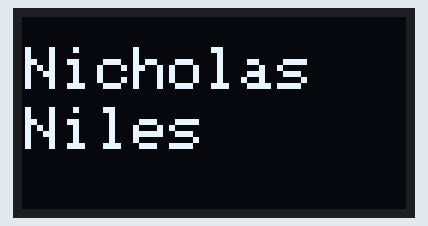
This sketch was run on a simulated Arduino Uno, built with avr-gcc and run on an emulated ATmega328P. Shown: 128×64 one-colour display.

Above: at 2.1 s.

Measured:
- what the display in image 0 shows lasts 2.0 s, from 2.1 s to 4.1 s

The sketch:

Code.ino
```cpp
#include <Wire.h>
#include <Adafruit_GFX.h>
#include <Adafruit_SSD1306.h>

#define SCREEN_WIDTH 128 // OLED display width, in pixels
#define SCREEN_HEIGHT 64 // OLED display height, in pixels


//Variables
int chk;
float hum;  //Stores humidity value
float temp; //Stores temperature value

// Declaration for an SSD1306 display connected to I2C (SDA, SCL pins)
Adafruit_SSD1306 display(SCREEN_WIDTH, SCREEN_HEIGHT, &Wire, -1);

void setup() {
  Serial.begin(9600);

  if(!display.begin(SSD1306_SWITCHCAPVCC, 0x3C)) { // Address 0x3D for 128x64
    Serial.println(F("SSD1306 allocation failed"));
    for(;;);
  }
  delay(2000);
  display.clearDisplay();

  display.setTextSize(2);
  display.setTextColor(WHITE);
  display.setCursor(1, 10);
  // Display static text
  display.println("Nicholas");

  display.setTextSize(2);
  display.setTextColor(WHITE);
  display.setCursor(1, 30);
  // Display static text
  display.println("Niles");
  display.display();
  delay(2000);
}

void loop()
{
    //Read data and store it to variables hum and temp

    display.clearDisplay();

    display.setTextSize(4);
    display.setTextColor(WHITE);
    display.setCursor(40, 18);

    display.setTextSize(2);
    display.setTextColor(WHITE);
    display.setCursor(90, 14);

    display.println("o");
    display.display();
    delay(2000); //Delay 2 sec.
}
```
